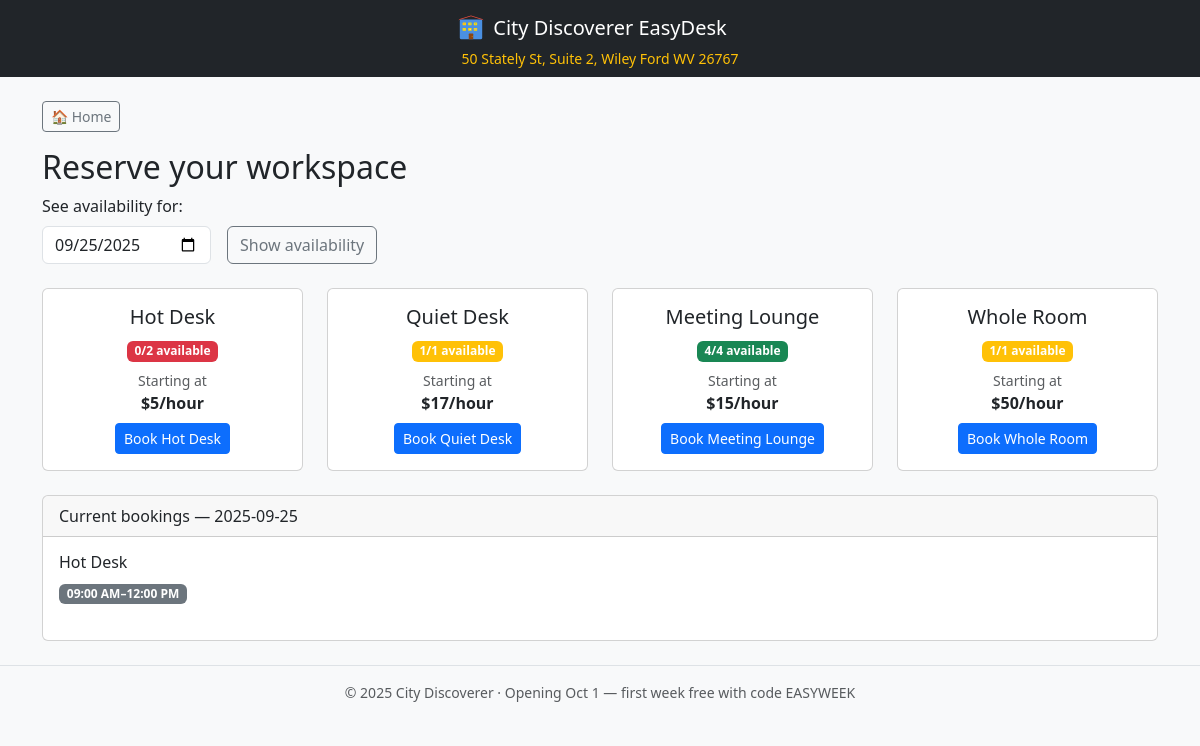
/book, run on an earlier commit of the app's database.
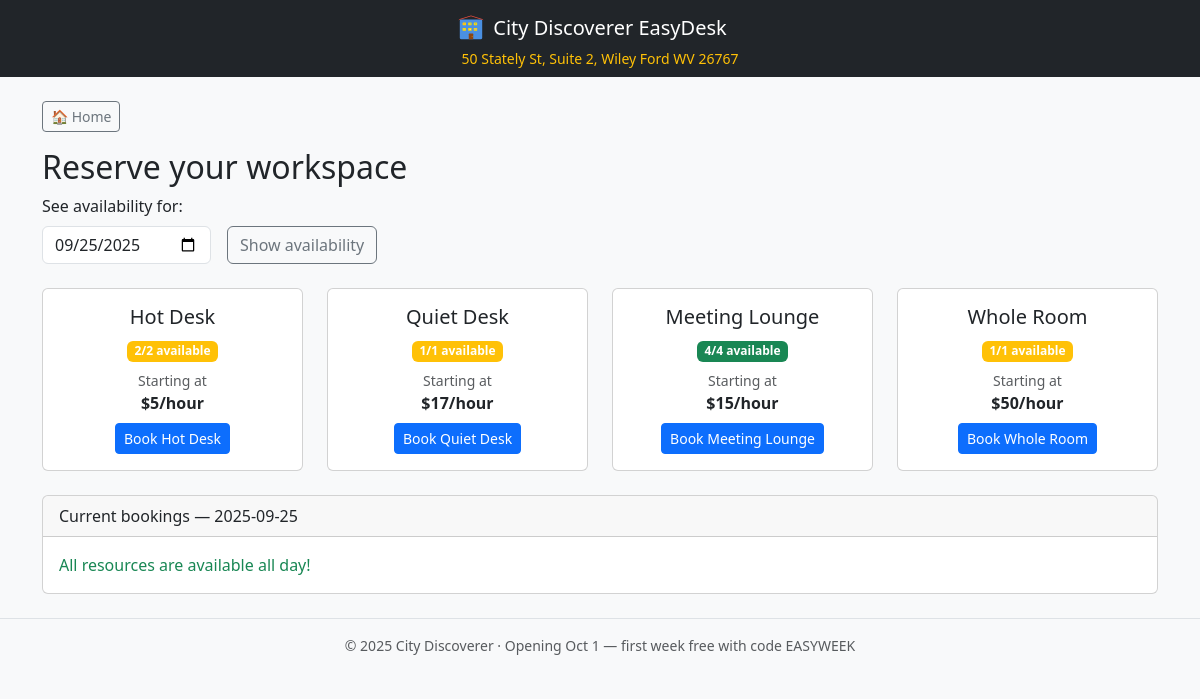
And on a later commit of the database.
### main.py (models this page shows, shortened)
class Resource(db.Model):
    id = db.Column(db.Integer, primary_key=True)
    name = db.Column(db.String(120), nullable=False)
    hourly_rate_cents = db.Column(db.Integer, nullable=False)
    day_rate_cents = db.Column(db.Integer, nullable=False, default=0)
    week_rate_cents = db.Column(db.Integer, nullable=False, default=0)
    month_rate_cents = db.Column(db.Integer, nullable=False, default=0)
    capacity = db.Column(db.Integer, default=10)
    opening_hours = db.Column(db.Text)  # JSON string
    active = db.Column(db.Boolean, default=True)

class Booking(db.Model):
    id = db.Column(db.Integer, primary_key=True)
    email = db.Column(db.String(200), nullable=False, index=True)
    name = db.Column(db.String(120))
    resource_id = db.Column(db.Integer, db.ForeignKey("resource.id"), nullable=False)
    plan_type = db.Column(db.String(10), nullable=False, default="hour")  # hour, day, week, month
    seats = db.Column(db.Integer, default=1)
    start_dt = db.Column(db.DateTime, nullable=False)
    end_dt = db.Column(db.DateTime, nullable=False)
    hours = db.Column(db.Float, nullable=False)
    amount_cents = db.Column(db.Integer, nullable=False)
    status = db.Column(db.String(20), default="reserved")  # reserved, paid, cancelled, checked_in, free
    promo_applied = db.Column(db.String(40))
    pass_id = db.Column(db.Integer, db.ForeignKey("pass.id"), nullable=True)
    created_at = db.Column(db.DateTime, default=dt.datetime.utcnow)
    resource = db.relationship("Resource")

### main.py (the view)
@app.get("/book")
def book_page():
    resources = Resource.query.filter_by(active=True).all()
    date = request.args.get("date") or dt.date.today().isoformat()
    pre_selected_plan = request.args.get("plan")  # Get pre-selected plan from URL
    grouped = day_bookings(date)
    capacity_info = {}
    for r in resources:
        start_dt = parse_dt(date, "09:00")
        end_dt = parse_dt(date, "17:00")
        available = seats_left(r.id, start_dt, end_dt)
        capacity_info[r.id] = {"available": available, "total": r.capacity}
    return render_template("book.html",
                         resources=resources,
                         promo=PROMO_CODE,
                         date=date,
                         grouped=grouped,
                         capacity_info=capacity_info,
                         as_money=as_money,
                         use_mercury=USE_MERCURY,
                         allow_pos=ALLOW_POS_CHECKOUT,
                         pre_selected_plan=pre_selected_plan)

### main.py (called while the page is built)
def parse_dt(date_str, time_str):
    y, m, d = map(int, date_str.split("-"))
    hh, mm = map(int, time_str.split(":"))
    return dt.datetime(y, m, d, hh, mm)

def seats_left(resource_id, start_dt, end_dt):
    resource = Resource.query.get(resource_id)
    if not resource:
        return 0
    used_seats = db.session.query(db.func.coalesce(db.func.sum(Booking.seats), 0)).filter(
        Booking.resource_id == resource_id,
        Booking.status.in_(["reserved", "paid", "checked_in", "free"]),
        Booking.start_dt < end_dt,
        Booking.end_dt > start_dt
    ).scalar() or 0
    return max(0, resource.capacity - used_seats)

def day_bookings(date_str):
    y, m, d = map(int, date_str.split("-"))
    start = dt.datetime(y, m, d, 0, 0)
    end = start + dt.timedelta(days=1)
    bookings = Booking.query.filter(
        Booking.start_dt < end,
        Booking.end_dt > start,
        Booking.status.in_(["reserved", "paid", "checked_in", "free"])
    ).order_by(Booking.resource_id, Booking.start_dt).all()
    grouped = {}
    for b in bookings:
        grouped.setdefault(b.resource_id, []).append(b)
    return grouped

### templates/book.html (shortened to what this page needs)
{% extends "base.html" %}
{% block content %}
<div class="mb-3">
  <a href="/" class="btn btn-outline-secondary btn-sm">
    🏠 Home
  </a>
</div>
{% if pre_selected_plan %}
<div class="row mb-4">
  <div class="col-12">
    <div class="alert alert-info">
      <strong>{{ pre_selected_plan.title() }} booking selected</strong> — Choose your workspace below
      <button class="btn btn-sm btn-outline-secondary ms-3" data-bs-toggle="modal" data-bs-target="#changePlanModal">← Change plan</button>
    </div>
  </div>
</div>
<h2>Choose your workspace</h2>
<p class="text-muted mb-4">
  {% if pre_selected_plan == 'hour' %}Book specific time slots with flexible scheduling{% endif %}
  {% if pre_selected_plan == 'day' %}Full day access within business hours{% endif %}
  {% if pre_selected_plan == 'week' %}7 consecutive days of unlimited access{% endif %}
  {% if pre_selected_plan == 'month' %}30 consecutive days of unlimited access{% endif %}
</p>
<div class="row g-3 mb-4">
  <div class="col-auto">
    <label class="form-label">See availability for:</label>
    <input type="date" id="selected-date" value="{{ date }}" class="form-control">
  </div>
  <div class="col-auto align-self-end">
    <button class="btn btn-outline-secondary" onclick="showAvailabilityCalendar()">Show availability</button>
  </div>
</div>
<div class="row g-4 mb-4">
  {% for r in resources %}
  <div class="col-md-6">
    <div class="card h-100 resource-card" onclick="selectResourceForPlan({{ r.id }}, '{{ r.name }}', '{{ pre_selected_plan }}')">
      <div class="card-body">
        <h5 class="card-title">{{ r.name }}</h5>
        <p class="text-muted">Capacity: {{ r.capacity }} seats</p>
        {% set info = capacity_info.get(r.id, {'available': r.capacity, 'total': r.capacity}) %}
        <span class="badge mb-3 {{ 'bg-success' if info.available > 2 else 'bg-warning' if info.available > 0 else 'bg-danger' }}">
          {{ info.available }}/{{ info.total }} available
        </span>
        <div class="pricing-display">
          {% if pre_selected_plan == 'hour' %}
            <h4 class="text-primary">${{ "%.0f"|format(r.hourly_rate_cents/100) }}<small>/hour</small></h4>
          {% elif pre_selected_plan == 'day' %}
            <h4 class="text-primary">${{ "%.0f"|format(r.day_rate_cents/100) }}<small>/day</small></h4>
          {% elif pre_selected_plan == 'week' %}
            <h4 class="text-primary">${{ "%.0f"|format(r.week_rate_cents/100) }}<small>/week</small></h4>
          {% elif pre_selected_plan == 'month' %}
            <h4 class="text-primary">${{ "%.0f"|format(r.month_rate_cents/100) }}<small>/month</small></h4>
          {% endif %}
        </div>
        <button class="btn btn-primary w-100 mt-3">
          Book {{ r.name }}
        </button>
      </div>
    </div>
  </div>
  {% endfor %}
</div>
{% else %}
<h2>Reserve your workspace</h2>
<form method="get" action="/book" class="row g-3 mb-4">
  <div class="col-auto">
    <label class="form-label">See availability for:</label>
    <input type="date" name="date" value="{{ date }}" class="form-control">
  </div>
  <div class="col-auto align-self-end">
    <button class="btn btn-outline-secondary">Show availability</button>
  </div>
</form>
<div class="row g-4 mb-4">
  {% for r in resources %}
  <div class="col-md-6 col-lg-3">
    <div class="card h-100 resource-card" data-resource-id="{{ r.id }}" onclick="selectResource({{ r.id }}, '{{ r.name }}')">
      <div class="card-body text-center">
        <h5 class="card-title">{{ r.name }}</h5>
        {% set info = capacity_info.get(r.id, {'available': r.capacity, 'total': r.capacity}) %}
        <span class="badge mb-2 {{ 'bg-success' if info.available > 2 else 'bg-warning' if info.available > 0 else 'bg-danger' }}">
          {{ info.available }}/{{ info.total }} available
        </span>
        <div class="pricing-preview">
          <small class="text-muted d-block">Starting at</small>
          <strong>${{ "%.0f"|format(r.hourly_rate_cents/100) }}/hour</strong>
        </div>
        <button class="btn btn-primary btn-sm mt-2">
          Book {{ r.name }}
        </button>
      </div>
    </div>
  </div>
  {% endfor %}
</div>
{% endif %}
<div class="card">
  <div class="card-header">Current bookings — {{ date }}</div>
  <div class="card-body">
    {% if grouped %}
      <div class="row">
        {% for resource_id, bookings in grouped.items() %}
          {% set resource = resources|selectattr("id", "equalto", resource_id)|first %}
          <div class="col-md-6 mb-3">
            <h6>{{ resource.name if resource else 'Resource ' + resource_id|string }}</h6>
            {% for b in bookings %}
              <span class="badge text-bg-secondary me-1 mb-1">
                {{ b.start_dt.strftime("%I:%M %p") }}–{{ b.end_dt.strftime("%I:%M %p") }}
              </span>
            {% endfor %}
          </div>
        {% endfor %}
      </div>
    {% else %}
      <p class="text-success mb-0">All resources are available all day!</p>
    {% endif %}
  </div>
</div>
{% endblock %}

### templates/base.html (shortened to what this page needs)
<!doctype html>
<html>
<head>
  <link href="https://cdn.jsdelivr.net/npm/bootstrap@5.3.3/dist/css/bootstrap.min.css" rel="stylesheet">
</head>
<body class="bg-light">
<nav class="navbar navbar-expand-lg navbar-dark bg-dark">
  <div class="container">
    <div class="mx-auto text-center">
      <a class="navbar-brand d-flex align-items-center justify-content-center" href="/">
        City Discoverer EasyDesk
      </a>
      <div class="text-warning small">50 Stately St, Suite 2, Wiley Ford WV 26767</div>
    </div>
  </div>
</nav>
<main class="container py-4">
  {% block content %}{% endblock %}
</main>
<footer class="border-top py-3 text-center small text-muted">
  © 2025 City Discoverer · Opening Oct 1 — first week free with code EASYWEEK
</footer>
</body>
</html>

What changed in the data, as far as the page shows it:
removed Booking: start_dt "09:00 AM", end_dt "12:00 PM"
computed for Resource "Hot Desk": available "0" → "2"
Also different on the page:
text now shown: "All resources are available all day!"
list line gone: "Hot Desk"
